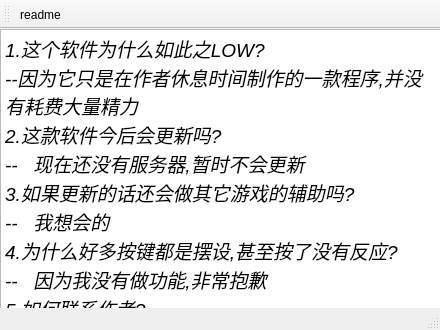
<?xml version="1.0" encoding="UTF-8"?>
<ui version="4.0">
 <class>MainWindow</class>
 <widget class="QMainWindow" name="MainWindow">
  <property name="geometry">
   <rect>
    <x>0</x>
    <y>0</y>
    <width>440</width>
    <height>330</height>
   </rect>
  </property>
  <property name="maximumSize">
   <size>
    <width>440</width>
    <height>330</height>
   </size>
  </property>
  <property name="windowTitle">
   <string>自述文件</string>
  </property>
  <property name="windowIcon">
   <iconset>
    <normaloff>yunian.ico</normaloff>yunian.ico</iconset>
  </property>
  <widget class="QWidget" name="centralwidget">
   <widget class="QTextBrowser" name="textBrowser">
    <property name="geometry">
     <rect>
      <x>0</x>
      <y>0</y>
      <width>460</width>
      <height>300</height>
     </rect>
    </property>
    <property name="maximumSize">
     <size>
      <width>460</width>
      <height>300</height>
     </size>
    </property>
    <property name="cursor" stdset="0">
     <cursorShape>IBeamCursor</cursorShape>
    </property>
    <property name="html">
     <string>&lt;!DOCTYPE HTML PUBLIC &quot;-//W3C//DTD HTML 4.0//EN&quot; &quot;http://www.w3.org/TR/REC-html40/strict.dtd&quot;&gt;
&lt;html&gt;&lt;head&gt;&lt;meta name=&quot;qrichtext&quot; content=&quot;1&quot; /&gt;&lt;style type=&quot;text/css&quot;&gt;
p, li { white-space: pre-wrap; }
&lt;/style&gt;&lt;/head&gt;&lt;body style=&quot; font-family:'SimSun'; font-size:9pt; font-weight:400; font-style:normal;&quot;&gt;
&lt;p style=&quot; margin-top:0px; margin-bottom:0px; margin-left:0px; margin-right:0px; -qt-block-indent:0; text-indent:0px;&quot;&gt;&lt;span style=&quot; font-size:14pt; font-style:italic;&quot;&gt;1.这个软件为什么如此之LOW?&lt;/span&gt;&lt;/p&gt;
&lt;p style=&quot; margin-top:0px; margin-bottom:0px; margin-left:0px; margin-right:0px; -qt-block-indent:0; text-indent:0px;&quot;&gt;&lt;span style=&quot; font-size:14pt; font-style:italic;&quot;&gt;--因为它只是在作者休息时间制作的一款程序,并没有耗费大量精力&lt;/span&gt;&lt;/p&gt;
&lt;p style=&quot; margin-top:0px; margin-bottom:0px; margin-left:0px; margin-right:0px; -qt-block-indent:0; text-indent:0px;&quot;&gt;&lt;span style=&quot; font-size:14pt; font-style:italic;&quot;&gt;2.这款软件今后会更新吗?&lt;/span&gt;&lt;/p&gt;
&lt;p style=&quot; margin-top:0px; margin-bottom:0px; margin-left:0px; margin-right:0px; -qt-block-indent:0; text-indent:0px;&quot;&gt;&lt;span style=&quot; font-size:14pt; font-style:italic;&quot;&gt;--   现在还没有服务器,暂时不会更新&lt;/span&gt;&lt;/p&gt;
&lt;p style=&quot; margin-top:0px; margin-bottom:0px; margin-left:0px; margin-right:0px; -qt-block-indent:0; text-indent:0px;&quot;&gt;&lt;span style=&quot; font-size:14pt; font-style:italic;&quot;&gt;3.如果更新的话还会做其它游戏的辅助吗?&lt;/span&gt;&lt;/p&gt;
&lt;p style=&quot; margin-top:0px; margin-bottom:0px; margin-left:0px; margin-right:0px; -qt-block-indent:0; text-indent:0px;&quot;&gt;&lt;span style=&quot; font-size:14pt; font-style:italic;&quot;&gt;--   我想会的&lt;/span&gt;&lt;/p&gt;
&lt;p style=&quot; margin-top:0px; margin-bottom:0px; margin-left:0px; margin-right:0px; -qt-block-indent:0; text-indent:0px;&quot;&gt;&lt;span style=&quot; font-size:14pt; font-style:italic;&quot;&gt;4.为什么好多按键都是摆设,甚至按了没有反应?&lt;/span&gt;&lt;/p&gt;
&lt;p style=&quot; margin-top:0px; margin-bottom:0px; margin-left:0px; margin-right:0px; -qt-block-indent:0; text-indent:0px;&quot;&gt;&lt;span style=&quot; font-size:14pt; font-style:italic;&quot;&gt;--   因为我没有做功能,非常抱歉&lt;/span&gt;&lt;/p&gt;
&lt;p style=&quot; margin-top:0px; margin-bottom:0px; margin-left:0px; margin-right:0px; -qt-block-indent:0; text-indent:0px;&quot;&gt;&lt;span style=&quot; font-size:14pt; font-style:italic;&quot;&gt;5.如何联系作者?&lt;/span&gt;&lt;/p&gt;
&lt;p style=&quot; margin-top:0px; margin-bottom:0px; margin-left:0px; margin-right:0px; -qt-block-indent:0; text-indent:0px;&quot;&gt;&lt;span style=&quot; font-size:14pt; font-style:italic;&quot;&gt;--   qq  2396454934&lt;/span&gt;&lt;/p&gt;&lt;/body&gt;&lt;/html&gt;</string>
    </property>
   </widget>
  </widget>
  <widget class="QMenuBar" name="menubar">
   <property name="geometry">
    <rect>
     <x>0</x>
     <y>0</y>
     <width>440</width>
     <height>23</height>
    </rect>
   </property>
  </widget>
  <widget class="QStatusBar" name="statusbar"/>
  <widget class="QToolBar" name="toolBar">
   <property name="windowTitle">
    <string>自述文件</string>
   </property>
   <attribute name="toolBarArea">
    <enum>TopToolBarArea</enum>
   </attribute>
   <attribute name="toolBarBreak">
    <bool>false</bool>
   </attribute>
   <addaction name="action_1"/>
  </widget>
  <action name="action_1">
   <property name="icon">
    <iconset>
     <normaloff>resource/sign_out.jpeg</normaloff>resource/sign_out.jpeg</iconset>
   </property>
   <property name="text">
    <string>readme</string>
   </property>
   <property name="toolTip">
    <string>dawdaw</string>
   </property>
   <property name="menuRole">
    <enum>QAction::NoRole</enum>
   </property>
  </action>
 </widget>
 <resources/>
 <connections/>
</ui>
